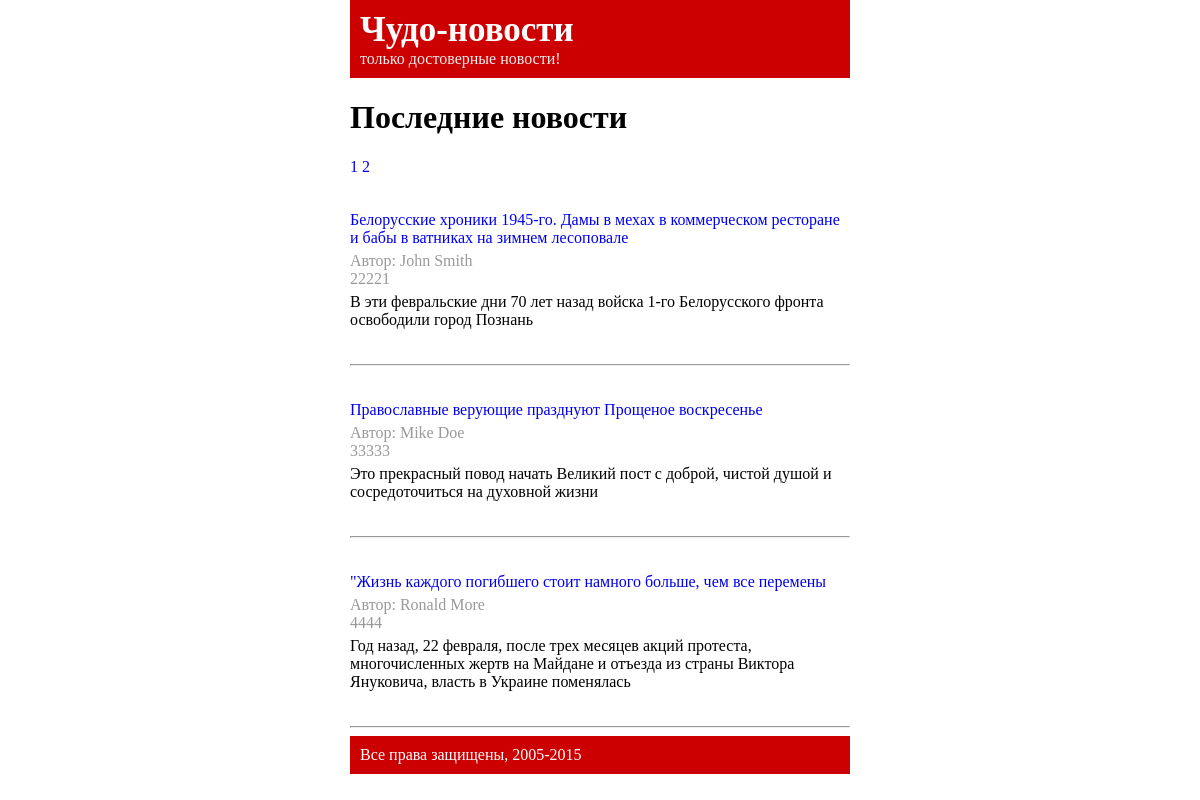
The page / on the database its author committed.
### tables this page shows
CREATE TABLE `news` (
  `id` int(10) unsigned NOT NULL AUTO_INCREMENT,
  `publish_date` bigint(20) NOT NULL,
  `title` varchar(255) NOT NULL,
  `text` text NOT NULL,
  `author_id` int(11) NOT NULL,
  PRIMARY KEY (`id`)
);

CREATE TABLE `authors` (
  `id` int(10) unsigned NOT NULL AUTO_INCREMENT,
  `name` varchar(255) NOT NULL,
  PRIMARY KEY (`id`)
);

### index.php (the view, shortened to what this page needs)
<html>
	<head>
	<link rel="stylesheet" type="text/css" href="style.css" />
	</head>
	<body>
	<div class="header">
		<div class="logo"><a href="index.php">Чудо-новости</a></div>
		<div class="slogan">только достоверные новости!</div>
	</div>
<div class="news_list">
<h1>Последние новости</h1>
<?php
include 'class.php';
$obj = new News;
if(!($_GET['news_id']) and !($_GET['author_id'])){
	$res = $obj->getNewsMain();
	foreach($res as $item){
		$ann = explode('.',$item['text']);
		?>
		<div class="news_item">
		<div class="title"><a href='?news_id=<?=$item['id']?>'><?=$item['title']?></a></div>
		<div class="date">
		Автор: <?=$item['name']?><br/>
		<?=$item['publish_date']?></div>
		<div class="anounce"><?=$ann[0]?></div>
		</div>
		<hr/>
		<?
}
	}
		?>
</div><div class="footer">Все права защищены, 2005-2015</div></body></html>

### class.php (shortened to what this page needs)
<?
class News extends PDO{
	private $_db;
	function __construct(){
		try{
		$this->_db = new PDO('mysql:host=localhost;dbname=news',"root","");
		$this->_db->setAttribute(PDO::ATTR_ERRMODE, PDO::ERRMODE_WARNING);
	}catch(PDOException $e){
		echo $e->errorCode();
	}
	}
	function getNewsMain(){
		try{
		$page = $_GET['page'];
		if(!$page){$page = 1;}
		$perpage = 3;
		$start = ($page-1)*$perpage;
		$sql = "SELECT * FROM authors INNER JOIN news ON authors.id = news.author_id
		LIMIT $start,$perpage";
		$result = $this->_db->query($sql) or die('ERROR');
		$sql2 = "SELECT * FROM authors INNER JOIN news ON authors.id = news.author_id";
		$result2 = $this->_db->query($sql2) or die('ERROR');
		$total = $result2->rowCount();
		$pages = ceil($total/$perpage);
		for($i=1;$i<=$pages;$i++){
		echo "<a href='?page=$i'>$i  </a>";
		}
		$this->_db->setAttribute(PDO::ATTR_ERRMODE, PDO::ERRMODE_WARNING);
		return $this->db2Arr($result);
		}catch(PDOException $e){
			echo $e->errorCode();
		}
	}
	function db2Arr($data){
		try{
		$this->_db->setAttribute(PDO::ATTR_ERRMODE, PDO::ERRMODE_WARNING);
		while($row = $data->fetch(PDO::FETCH_ASSOC))
			$arr[]= $row;
		return $arr;
		}catch(PDOException $e){
			$e->errorCode();
		}
	}
}
?>

### style.css (style rules this page uses)
a { text-decoration:none; }
body { width:500px; margin:0 auto; font-family:Georgia; }
.header, .footer { background:#C00; color:#FFF; padding:10px; }
.header .logo a { font-size:35px; font-weight:bold; color:#FFF; text-decoration:none; }
.header .slogan { color:#EEE; }
.news_list .news_item { margin:35px 0; }
.date { margin:5px 0; color:#999; }

### rows shown on the page
news: title "Белорусские хроники 1945-го. Дамы в мехах в коммерческом ресторане и бабы в ватниках на зимнем лесоповале", author.name "John Smith", publish_date "22221", text "В эти февральские дни 70 лет назад войска 1-го Белорусского фронта освободили город Познань"
news: title "Православные верующие празднуют Прощеное воскресенье", author.name "Mike Doe", publish_date "33333", text "Это прекрасный повод начать Великий пост с доброй, чистой душой и сосредоточиться на духовной жизни"
news: title "\"Жизнь каждого погибшего стоит намного больше, чем все перемены", author.name "Ronald More", publish_date "4444", text "Год назад, 22 февраля, после трех месяцев акций протеста, многочисленных жертв на Майдане и отъезда из страны Виктора Януковича, власть в Украине поменялась"
